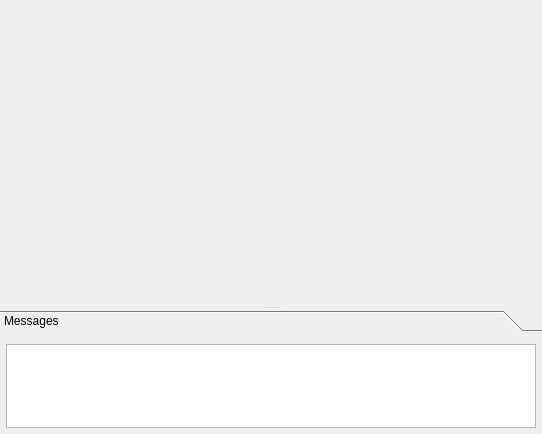
<?xml version="1.0" encoding="UTF-8"?>
<ui version="4.0">
 <class>FormCompilerMachine</class>
 <widget class="QWidget" name="FormCompilerMachine">
  <property name="geometry">
   <rect>
    <x>0</x>
    <y>0</y>
    <width>542</width>
    <height>434</height>
   </rect>
  </property>
  <property name="windowTitle">
   <string>Form</string>
  </property>
  <layout class="QVBoxLayout" name="verticalLayout">
   <property name="leftMargin">
    <number>0</number>
   </property>
   <property name="topMargin">
    <number>0</number>
   </property>
   <property name="rightMargin">
    <number>0</number>
   </property>
   <property name="bottomMargin">
    <number>0</number>
   </property>
   <item>
    <widget class="QSplitter" name="splitter">
     <property name="orientation">
      <enum>Qt::Vertical</enum>
     </property>
     <widget class="FormEditorWidget" name="widget_editor" native="true">
      <property name="sizePolicy">
       <sizepolicy hsizetype="Expanding" vsizetype="Expanding">
        <horstretch>0</horstretch>
        <verstretch>9</verstretch>
       </sizepolicy>
      </property>
     </widget>
     <widget class="QToolBox" name="toolBox">
      <property name="sizePolicy">
       <sizepolicy hsizetype="Expanding" vsizetype="Expanding">
        <horstretch>0</horstretch>
        <verstretch>1</verstretch>
       </sizepolicy>
      </property>
      <property name="frameShadow">
       <enum>QFrame::Plain</enum>
      </property>
      <property name="lineWidth">
       <number>0</number>
      </property>
      <property name="currentIndex">
       <number>0</number>
      </property>
      <widget class="QWidget" name="page_2">
       <property name="geometry">
        <rect>
         <x>0</x>
         <y>0</y>
         <width>542</width>
         <height>166</height>
        </rect>
       </property>
       <attribute name="label">
        <string>Messages</string>
       </attribute>
       <layout class="QVBoxLayout" name="verticalLayout_3">
        <property name="leftMargin">
         <number>6</number>
        </property>
        <property name="topMargin">
         <number>6</number>
        </property>
        <property name="rightMargin">
         <number>6</number>
        </property>
        <property name="bottomMargin">
         <number>6</number>
        </property>
        <item>
         <widget class="QListWidget" name="list_errors">
          <property name="sizePolicy">
           <sizepolicy hsizetype="Expanding" vsizetype="Expanding">
            <horstretch>0</horstretch>
            <verstretch>0</verstretch>
           </sizepolicy>
          </property>
          <property name="horizontalScrollBarPolicy">
           <enum>Qt::ScrollBarAlwaysOff</enum>
          </property>
          <property name="sizeAdjustPolicy">
           <enum>QAbstractScrollArea::AdjustToContentsOnFirstShow</enum>
          </property>
         </widget>
        </item>
       </layout>
      </widget>
     </widget>
    </widget>
   </item>
  </layout>
 </widget>
 <customwidgets>
  <customwidget>
   <class>FormEditorWidget</class>
   <extends>QWidget</extends>
   <header>formeditorwidget.h</header>
   <container>1</container>
  </customwidget>
 </customwidgets>
 <resources/>
 <connections/>
</ui>
